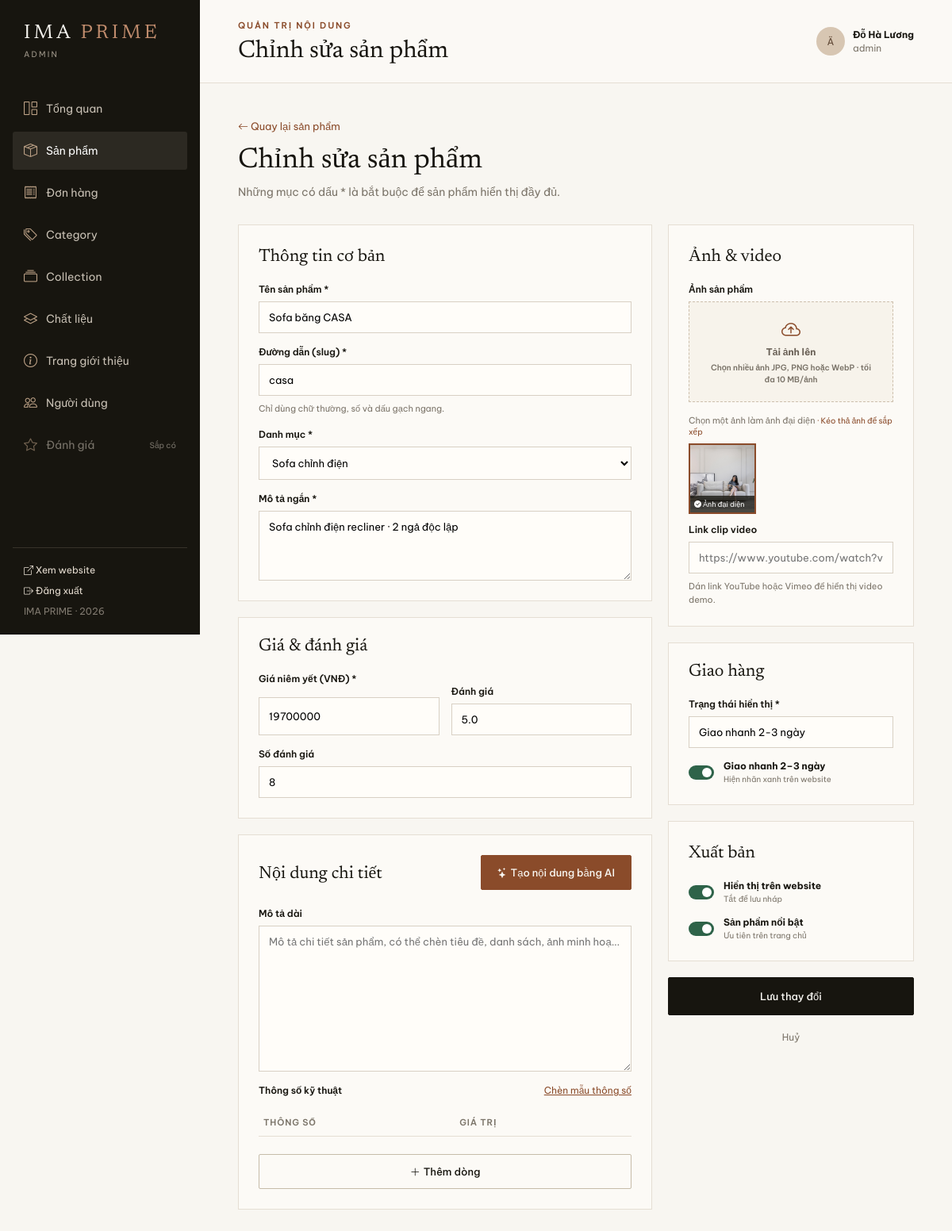
The page /admin/product-form.php?id=2 (signed in) on the database its author committed.
### tables this page shows
CREATE TABLE IF NOT EXISTS products (
 id INT UNSIGNED AUTO_INCREMENT PRIMARY KEY, slug VARCHAR(120) UNIQUE NOT NULL, name VARCHAR(255) NOT NULL,
 type VARCHAR(120) NOT NULL, category_id INT UNSIGNED DEFAULT NULL, collection_id INT UNSIGNED DEFAULT NULL, description TEXT, detailed_description TEXT NULL, specifications_json JSON NULL, price DECIMAL(12,0) NOT NULL, rating DECIMAL(2,1) DEFAULT 5.0,
 reviews INT DEFAULT 0, image VARCHAR(500), video_url VARCHAR(500) DEFAULT NULL, status VARCHAR(100), fast TINYINT(1) DEFAULT 1, featured TINYINT(1) DEFAULT 0, active TINYINT(1) DEFAULT 1
);

CREATE TABLE IF NOT EXISTS product_images (
 id INT UNSIGNED AUTO_INCREMENT PRIMARY KEY, product_id INT UNSIGNED NOT NULL, image_url VARCHAR(500) NOT NULL,
 is_featured TINYINT(1) NOT NULL DEFAULT 0, sort_order INT UNSIGNED NOT NULL DEFAULT 0, created_at TIMESTAMP DEFAULT CURRENT_TIMESTAMP, UNIQUE KEY uq_product_image (product_id,image_url),
 CONSTRAINT fk_product_images_product FOREIGN KEY (product_id) REFERENCES products(id) ON DELETE CASCADE
);

### admin/product-form.php (the view, shortened to what this page needs)
<?php
require '_layout.php'; $pdo=db(); $isEdit=isset($_GET['id']);
$item=['id'=>'','name'=>'','slug'=>'','type'=>'Sofa giường mở điện','description'=>'','detailed_description'=>'','specifications_json'=>'[]','price'=>'','rating'=>'4.9','reviews'=>'0','image'=>'','video_url'=>'','status'=>'Giao nhanh 2-3 ngày','fast'=>1,'featured'=>0,'active'=>1];$images=[];
if($isEdit&&$pdo){$s=$pdo->prepare('SELECT * FROM products WHERE id=?');$s->execute([(int)$_GET['id']]);$item=$s->fetch(PDO::FETCH_ASSOC)?:$item;$q=$pdo->prepare('SELECT * FROM product_images WHERE product_id=? ORDER BY is_featured DESC,sort_order,id');$q->execute([(int)$item['id']]);$images=$q->fetchAll(PDO::FETCH_ASSOC);if(!$images&&$item['image'])$images=[['id'=>0,'image_url'=>$item['image'],'is_featured'=>1]];}
admin_header($isEdit?'Chỉnh sửa sản phẩm':'Thêm sản phẩm','products'); ?>
<link rel="stylesheet" href="https://cdnjs.cloudflare.com/ajax/libs/summernote/0.8.20/summernote-lite.min.css">
<section class="form-page"><div class="form-heading"><div><a class="back" href="products.php"><i class="bi bi-arrow-left"></i> Quay lại sản phẩm</a><h2><?=$isEdit?'Chỉnh sửa sản phẩm':'Tạo sản phẩm mới'?></h2><p>Những mục có dấu * là bắt buộc để sản phẩm hiển thị đầy đủ.</p></div></div><?php if(!$pdo): ?><div class="notice error">MySQL chưa kết nối. Không thể lưu dữ liệu.</div><?php endif; ?><form class="product-form" method="post" action="product-save.php" enctype="multipart/form-data"><input type="hidden" name="id" value="<?=$item['id']?>"><div class="form-main"><section class="form-card"><h3>Thông tin cơ bản</h3><div class="field"><label>Tên sản phẩm *</label><input required name="name" value="<?=htmlspecialchars($item['name'])?>" placeholder="Ví dụ: Sofa băng FAMIGO"></div><div class="field"><label>Đường dẫn (slug) *</label><input required pattern="[a-z0-9-]+" name="slug" value="<?=htmlspecialchars($item['slug'])?>" placeholder="famigo-21"><small>Chỉ dùng chữ thường, số và dấu gạch ngang.</small></div><div class="field"><label>Danh mục *</label><select name="type"><?php foreach(['Sofa giường mở điện','Sofa chỉnh điện','Sofa modular / góc đa năng','Sofa góc chỉnh điện','Giường nâng điện','Phụ kiện & mua kèm'] as $type): ?><option <?=$item['type']===$type?'selected':''?>><?=$type?></option><?php endforeach ?></select></div><div class="field"><label>Mô tả ngắn *</label><textarea required name="description" rows="4" placeholder="Mô tả ngắn hiển thị dưới tên sản phẩm."><?=htmlspecialchars($item['description'])?></textarea></div></section><section class="form-card"><h3>Giá & đánh giá</h3><div class="two-fields"><div class="field"><label>Giá niêm yết (VNĐ) *</label><input required min="0" type="number" name="price" value="<?=$item['price']?>" placeholder="24400000"></div><div class="field"><label>Đánh giá</label><input min="0" max="5" step="0.1" type="number" name="rating" value="<?=$item['rating']?>"></div></div><div class="field"><label>Số đánh giá</label><input min="0" type="number" name="reviews" value="<?=$item['reviews']?>"></div></section><section class="form-card content-card"><div class="content-card-head"><h3>Nội dung chi tiết</h3><button type="button" class="admin-button ai-generate" id="ai-generate-btn" data-ai-generate><i class="bi bi-stars"></i> Tạo nội dung bằng AI</button></div><div class="field"><label>Mô tả dài</label><textarea id="detailed-description-editor" class="rich-editor" name="detailed_description" rows="10" placeholder="Mô tả chi tiết sản phẩm, có thể chèn tiêu đề, danh sách, ảnh minh hoạ..."><?=htmlspecialchars($item['detailed_description']??'')?></textarea></div><div class="field"><div class="spec-head"><label>Thông số kỹ thuật</label><button type="button" class="spec-sample" data-spec-sample>Chèn mẫu thông số</button></div><table class="spec-table"><thead><tr><th>Thông số</th><th>Giá trị</th><th></th></tr></thead><tbody data-spec-rows><?php foreach($specifications as $spec): ?><tr><td><input type="text" name="spec_label[]" value="<?=htmlspecialchars($spec['label']??'')?>" placeholder="Ví dụ: Kích thước tổng thể"></td><td><input type="text" name="spec_value[]" value="<?=htmlspecialchars($spec['value']??'')?>" placeholder="Ví dụ: 220 × 95 × 85 cm"></td><td><button type="button" class="spec-remove" aria-label="Xoá dòng"><i class="bi bi-trash"></i></button></td></tr><?php endforeach; ?></tbody></table><button type="button" class="admin-button outline-variant" data-spec-add><i class="bi bi-plus-lg"></i> Thêm dòng</button></div></section></div><aside class="form-side"><section class="form-card media-card"><h3>Ảnh & video</h3><div class="field"><label>Ảnh sản phẩm</label><label class="upload-zone" for="product-images"><i class="bi bi-cloud-arrow-up"></i><b>Tải ảnh lên</b><small>Chọn nhiều ảnh JPG, PNG hoặc WebP · tối đa 10 MB/ảnh</small><input id="product-images" name="uploaded_images[]" type="file" accept="image/jpeg,image/png,image/webp" multiple></label></div><?php if($images): ?><div class="media-grid"><p>Chọn một ảnh làm ảnh đại diện</p><?php foreach($images as $image): ?><label class="media-thumb <?=$image['is_featured']?'selected':''?>"><img src="<?=htmlspecialchars($image['image_url'])?>" alt=""><input type="radio" name="featured_image" value="<?=htmlspecialchars($image['image_url'])?>" <?=$image['is_featured']?'checked':''?>><span><i class="bi bi-check-circle-fill"></i> Ảnh đại diện</span></label><?php endforeach ?></div><?php endif ?><div class="field"><label>Link clip video</label><input type="url" name="video_url" value="<?=htmlspecialchars($item['video_url']??'')?>" placeholder="https://www.youtube.com/watch?v=..."><small>Dán link YouTube hoặc Vimeo để hiển thị video demo.</small></div></section><section class="form-card"><h3>Giao hàng</h3><div class="field"><label>Trạng thái hiển thị *</label><input name="status" value="<?=htmlspecialchars($item['status'])?>"></div><label class="switch-row"><input type="checkbox" name="fast" value="1" <?=$item['fast']?'checked':''?>><span></span><div><b>Giao nhanh 2–3 ngày</b><small>Hiện nhãn xanh trên website</small></div></label></section><section class="form-card"><h3>Xuất bản</h3><label class="switch-row"><input type="checkbox" name="active" value="1" <?=$item['active']?'checked':''?>><span></span><div><b>Hiển thị trên website</b><small>Tắt để lưu nháp</small></div></label><label class="switch-row"><input type="checkbox" name="featured" value="1" <?=$item['featured']?'checked':''?>><span></span><div><b>Sản phẩm nổi bật</b><small>Ưu tiên trên trang chủ</small></div></label></section><button class="admin-button save" <?=$pdo?'':'disabled'?>><?=$isEdit?'Lưu thay đổi':'Tạo sản phẩm'?></button><a class="cancel" href="products.php">Huỷ</a></aside></form></section><?php admin_footer(); ?>

### rows shown on the page
products: name "Sofa băng CASA", slug "casa", type "Sofa chỉnh điện", description "Sofa chỉnh điện recliner · 2 ngả độc lập", price "19700000", rating "5.0", reviews "8", status "Giao nhanh 2-3 ngày"
product_images: image_url (picture)

### other values the page prints
$label "Tổng quan"
$label "Sản phẩm"
$label "Đơn hàng"
$label "Category"
$label "Collection"
$label "Chất liệu"
$label "Trang giới thiệu"
$label "Người dùng"
$title "Chỉnh sửa sản phẩm"
substr($user['name'] ?? 'A', 0, 1) "Ä"
$user['name'] "Đỗ Hà Lương"
$user['role'] "admin"
